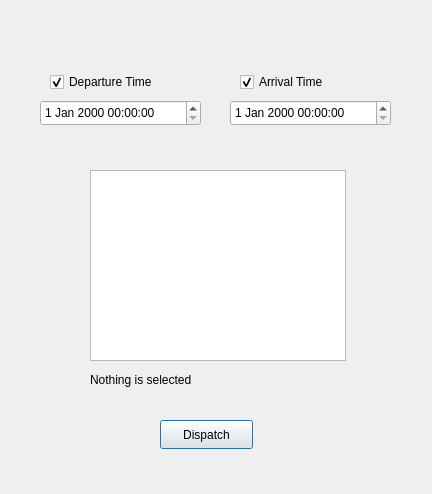
<?xml version="1.0" encoding="UTF-8"?>
<ui version="4.0">
 <class>CustomDispatch</class>
 <widget class="QDialog" name="CustomDispatch">
  <property name="geometry">
   <rect>
    <x>0</x>
    <y>0</y>
    <width>432</width>
    <height>494</height>
   </rect>
  </property>
  <property name="windowTitle">
   <string>Custom Dispatch</string>
  </property>
  <widget class="QCheckBox" name="checkBox">
   <property name="geometry">
    <rect>
     <x>50</x>
     <y>70</y>
     <width>141</width>
     <height>24</height>
    </rect>
   </property>
   <property name="text">
    <string>Departure Time</string>
   </property>
   <property name="checked">
    <bool>true</bool>
   </property>
  </widget>
  <widget class="QCheckBox" name="checkBox_2">
   <property name="geometry">
    <rect>
     <x>240</x>
     <y>70</y>
     <width>111</width>
     <height>24</height>
    </rect>
   </property>
   <property name="text">
    <string>Arrival Time</string>
   </property>
   <property name="checked">
    <bool>true</bool>
   </property>
  </widget>
  <widget class="QDateTimeEdit" name="dateTimeEdit">
   <property name="geometry">
    <rect>
     <x>40</x>
     <y>100</y>
     <width>161</width>
     <height>26</height>
    </rect>
   </property>
   <property name="mouseTracking">
    <bool>true</bool>
   </property>
  </widget>
  <widget class="QListWidget" name="listWidget">
   <property name="geometry">
    <rect>
     <x>90</x>
     <y>170</y>
     <width>256</width>
     <height>191</height>
    </rect>
   </property>
   <property name="viewMode">
    <enum>QListView::ListMode</enum>
   </property>
   <property name="currentRow">
    <number>-1</number>
   </property>
  </widget>
  <widget class="QDateTimeEdit" name="dateTimeEdit_2">
   <property name="geometry">
    <rect>
     <x>230</x>
     <y>100</y>
     <width>161</width>
     <height>26</height>
    </rect>
   </property>
   <property name="mouseTracking">
    <bool>true</bool>
   </property>
   <property name="calendarPopup">
    <bool>false</bool>
   </property>
   <property name="currentSectionIndex">
    <number>0</number>
   </property>
  </widget>
  <widget class="QLabel" name="label">
   <property name="geometry">
    <rect>
     <x>90</x>
     <y>370</y>
     <width>251</width>
     <height>20</height>
    </rect>
   </property>
   <property name="text">
    <string>Nothing is selected</string>
   </property>
  </widget>
  <widget class="QPushButton" name="pushButton">
   <property name="geometry">
    <rect>
     <x>160</x>
     <y>420</y>
     <width>93</width>
     <height>29</height>
    </rect>
   </property>
   <property name="text">
    <string>Dispatch</string>
   </property>
  </widget>
  <widget class="QLabel" name="label_3">
   <property name="geometry">
    <rect>
     <x>230</x>
     <y>130</y>
     <width>141</width>
     <height>21</height>
    </rect>
   </property>
   <property name="mouseTracking">
    <bool>false</bool>
   </property>
   <property name="text">
    <string/>
   </property>
  </widget>
  <widget class="QLabel" name="label_2">
   <property name="geometry">
    <rect>
     <x>40</x>
     <y>130</y>
     <width>161</width>
     <height>20</height>
    </rect>
   </property>
   <property name="text">
    <string/>
   </property>
  </widget>
 </widget>
 <resources/>
 <connections/>
</ui>
